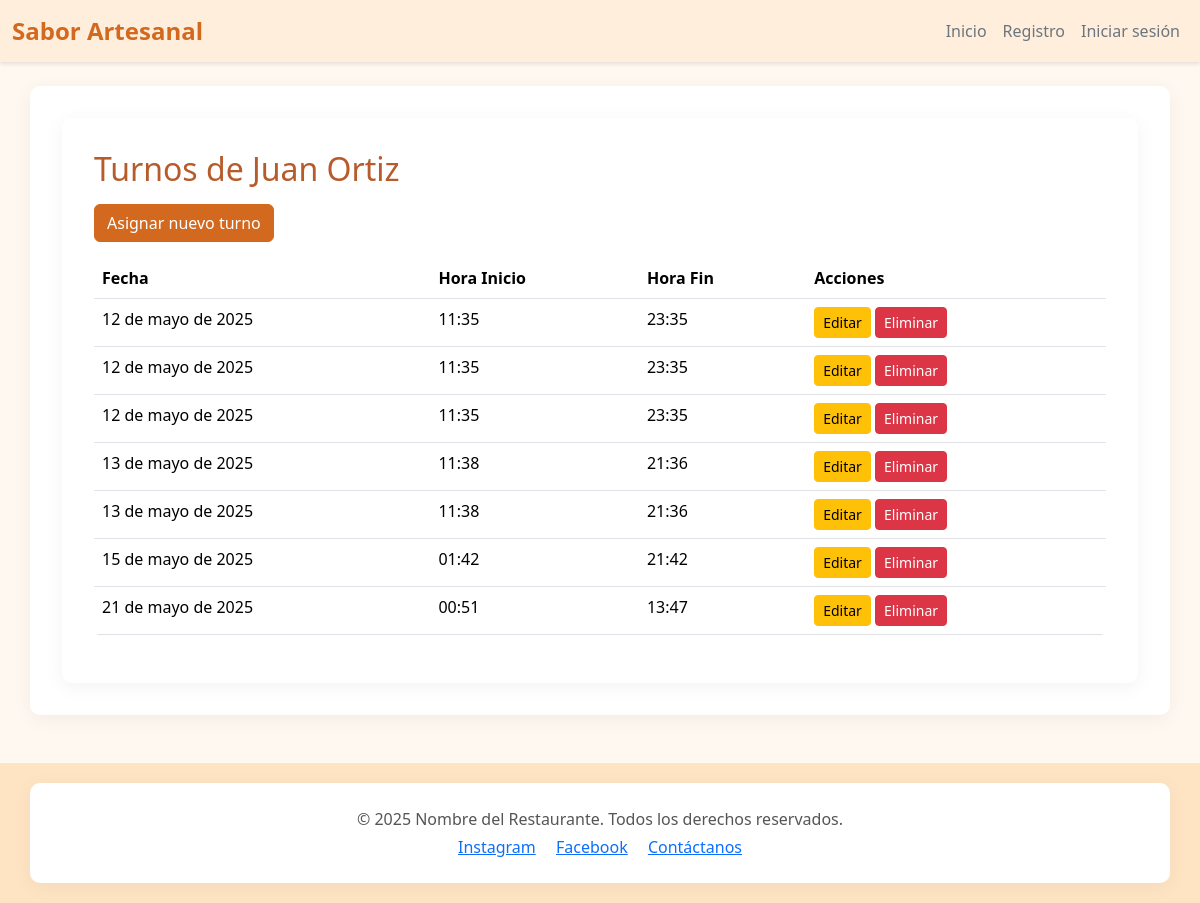
Screenshot of /ver_turnos/2/ with the database file from the repository.
### task/models.py (models this page shows, shortened)
class Empleado(models.Model):
    TIPO_CHOICES = [
        ('Cocinero', 'Cocinero'),
        ('Domiciliario', 'Domiciliario'),
        ('Cajero', 'Cajero'),
    ]
    nombre_completo = models.CharField(max_length=100)
    fecha_nacimiento = models.DateField()
    cedula = models.CharField(max_length=20, unique=True)
    telefono = models.CharField(max_length=20, unique=True)
    direccion = models.CharField(max_length=255)
    tipo_empleado = models.CharField(max_length=20, choices=TIPO_CHOICES)

class Turno(models.Model):
    empleado = models.ForeignKey(Empleado, on_delete=models.CASCADE)
    fecha = models.DateField()
    hora_inicio = models.TimeField()
    hora_fin = models.TimeField()

### task/views.py (the view)
# urls.py: path('ver_turnos/<int:empleado_id>/', views.ver_turnos, name='ver_turnos'),
def ver_turnos(request, empleado_id):
    empleado = get_object_or_404(Empleado, id=empleado_id)
    turnos = Turno.objects.filter(empleado=empleado)
    return render(request, 'ver_turnos.html', {'empleado': empleado, 'turnos': turnos})

### task/templates/ver_turnos.html (shortened to what this page needs)
{% extends 'base.html' %}
{% block content %}
<div class="container">
    <h2>Turnos de {{ empleado.nombre_completo }}</h2>
    <a href="{% url 'asignar_turno' empleado.id %}" class="btn btn-primary mb-3">Asignar nuevo turno</a>
    <table class="table">
        <thead>
            <tr>
                <th>Fecha</th>
                <th>Hora Inicio</th>
                <th>Hora Fin</th>
                <th>Acciones</th>
            </tr>
        </thead>
        <tbody>
            {% for turno in turnos %}
            <tr>
                <td>{{ turno.fecha }}</td>
                <td>{{ turno.hora_inicio }}</td>
                <td>{{ turno.hora_fin }}</td>
                <td>
                    <a href="{% url 'editar_turno' turno.id %}" class="btn btn-warning btn-sm">Editar</a>
                    <form action="{% url 'eliminar_turno' turno.id %}" method="post" style="display:inline;">
                        <a href="{% url 'eliminar_turno' turno.id %}" class="btn btn-danger btn-sm">Eliminar</a>
                    </form>
                </td>
            </tr>
            {% endfor %}
        </tbody>
    </table>
</div>
{% endblock %}

### task/static/css/styles.css (style rules this page uses)
body.body-estilo { font-family: 'Segoe UI', Tahoma, Geneva, Verdana, sans-serif; background-color: #fff8f0; color: #333; margin: 0; padding: 0; }
.container { padding: 2rem; background-color: #ffffff; border-radius: 10px; box-shadow: 0 4px 20px rgba(0, 0, 0, 0.05); }
h1, h2, h3 { color: #b75b2b; margin-bottom: 1rem; }
.btn-primary { background-color: #d2691e; border-color: #d2691e; }
.table { border-radius: 5px; overflow: hidden; }

### rows the page displays
Empleado: nombre_completo "Juan Ortiz"
Turno: fecha "12 de mayo de 2025", hora_inicio "11:35", hora_fin "23:35"
Turno: fecha "12 de mayo de 2025", hora_inicio "11:35", hora_fin "23:35"
Turno: fecha "12 de mayo de 2025", hora_inicio "11:35", hora_fin "23:35"
Turno: fecha "13 de mayo de 2025", hora_inicio "11:38", hora_fin "21:36"
Turno: fecha "13 de mayo de 2025", hora_inicio "11:38", hora_fin "21:36"
Turno: fecha "15 de mayo de 2025", hora_inicio "01:42", hora_fin "21:42"
Turno: fecha "21 de mayo de 2025", hora_inicio "00:51", hora_fin "13:47"
